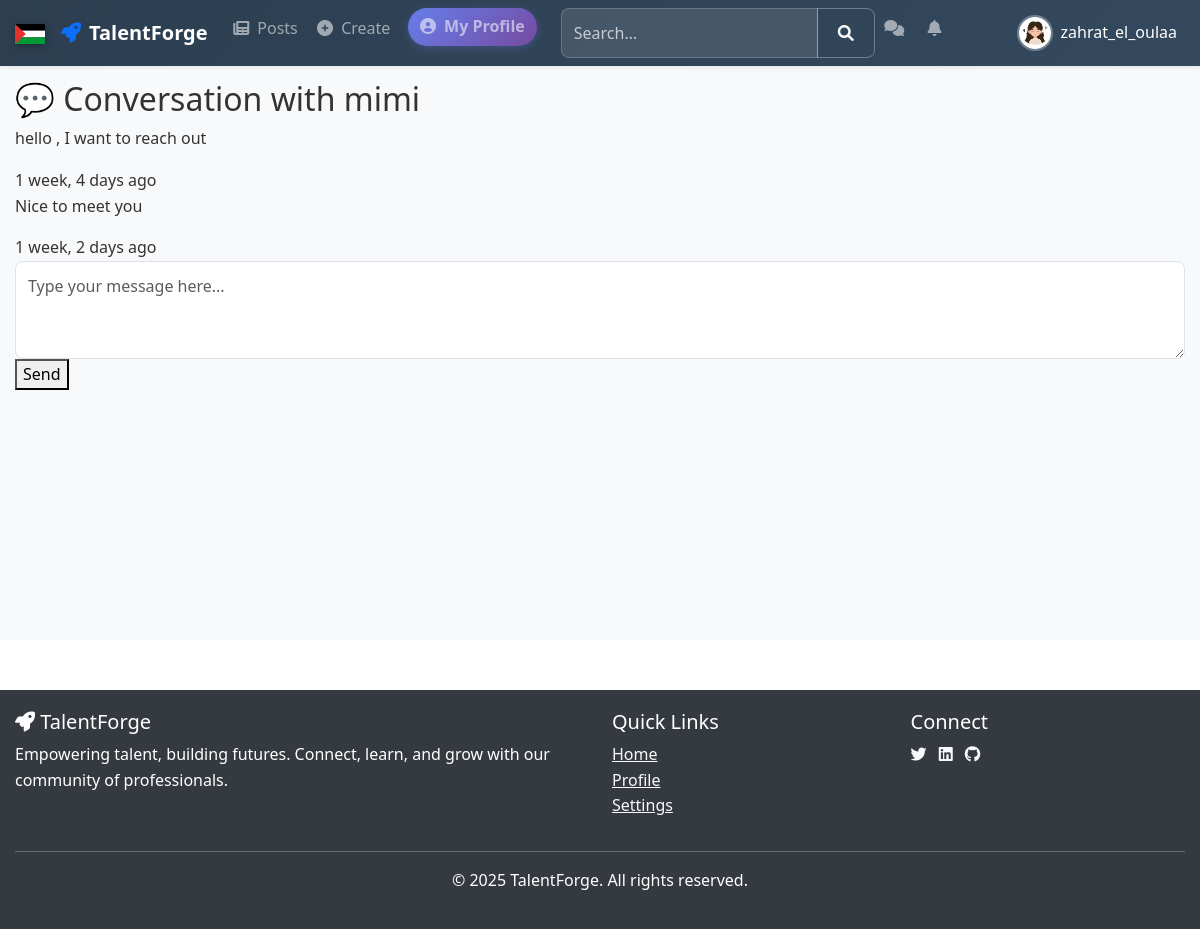
The app's page /posts/messages/mimi/ (signed in) with its own data.
### base/models.py (models this page shows, shortened)
class UserProfile(models.Model):
    user = models.OneToOneField(User, on_delete=models.CASCADE)
    bio = models.TextField(max_length=500, blank=True)
    location = models.CharField(max_length=100, blank=True)
    website = models.URLField(blank=True)
    profile_picture = models.ImageField(upload_to='profile_pictures/', blank=True, null=True)
    profile_picture_url = models.URLField(blank=True)
    created_at = models.DateTimeField(auto_now_add=True)
    updated_at = models.DateTimeField(auto_now=True)
    @property
    def get_profile_picture(self):
        if self.profile_picture:
            return self.profile_picture.url
        if self.profile_picture_url:
            return self.profile_picture_url
        return f'https://ui-avatars.com/api/?name={self.user.username}&background=007bff&color=fff&size=150&bold=true'

### posts/models.py (models this page shows, shortened)
class Message(models.Model):
    sender = models.ForeignKey(User, related_name='sent_messages', on_delete=models.CASCADE)
    receiver = models.ForeignKey(User, related_name='received_messages', on_delete=models.CASCADE)
    content = models.TextField()
    timestamp = models.DateTimeField(auto_now_add=True)
    is_read = models.BooleanField(default=False)
    class Meta:
        ordering = ['timestamp']

### posts/views.py (the view)
# urls.py: path('messages/<str:username>/', views.conversation_view, name='conversation'),
@login_required
def conversation_view(request, username):
    other_user = get_object_or_404(User, username=username)
    message_list = Message.objects.filter(
        Q(sender=request.user, receiver=other_user) |
        Q(sender=other_user, receiver=request.user)
    ).order_by('timestamp')
    Message.objects.filter(sender=other_user, receiver=request.user, is_read=False).update(is_read=True)
    if request.method == 'POST':
        form = MessageForm(request.POST)
        if form.is_valid():
            message = form.save(commit=False)
            message.sender = request.user
            message.receiver = other_user
            message.save()
            return redirect('posts:conversation', username=username)
    else:
        form = MessageForm()
    return render(request, 'posts/conversation.html', {
        'other_user': other_user,
        'message_list': message_list,
        'form': form
    })

### posts/forms.py
class MessageForm(forms.ModelForm):
    class Meta:
        model = Message
        fields = ['content']
        widgets = {
            'content': forms.Textarea(attrs={
                'rows': 3,
                'placeholder': 'Type your message here...',
                'class': 'form-control'
            })
        }

### posts/templates/posts/conversation.html (shortened to what this page needs)
{% extends 'base.html' %}
{% load static %}
{% block content %}
<div class="conversation-container">
    <div class="conversation-header">
        <h2>💬 Conversation with {{ other_user.username }}</h2>
    </div>
    <div class="messages-list">
        {% for message in message_list %}
            <div class="message {% if message.sender == request.user %}sent{% else %}received{% endif %}">
                <div class="message-content">
                    <p>{{ message.content }}</p>
                    <span class="message-time">{{ message.timestamp|timesince }} ago</span>
                </div>
            </div>
        {% empty %}
            <p class="no-messages">No messages yet. Start the conversation!</p>
        {% endfor %}
    </div>
    <div class="message-form">
        <form method="post">
            {{ form.content }}
            <button type="submit" class="nav-button">Send</button>
        </form>
    </div>
</div>
{% endblock %}

### templates/includes/navbar.html (shortened to what this page needs)
<nav class="navbar navbar-expand-lg navbar-dark bg-dark shadow-sm py-2 fixed-top">
    <div class="container">
        <div class="d-flex align-items-center">
            <div class="palestine-flag me-3" aria-label="Drapeau de la Palestine">
                <svg viewBox="0 0 36 24" width="30" height="20" aria-hidden="true">
                    <rect y="0" width="36" height="8" fill="#000"/>
                    <rect y="8" width="36" height="8" fill="#fff"/>
                    <rect y="16" width="36" height="8" fill="#009736"/>
                    <polygon points="0,0 13,12 0,24" fill="#e4312b"/>
                </svg>
            </div>
            <a class="navbar-brand fw-bold d-flex align-items-center" href="{% url 'base:home' %}">
                <i class="fas fa-rocket me-2 text-primary"></i> TalentForge
            </a>
        </div>
        <div class="collapse navbar-collapse" id="navbarNav">
            <ul class="navbar-nav me-auto mt-2 mt-lg-0">
                {% if user.is_authenticated %}
                <li class="nav-item">
                    <a class="nav-link" href="{% url 'posts:post_list' %}">
                        <i class="fas fa-newspaper me-1"></i> Posts
                    </a>
                </li>
                <li class="nav-item">
                    <a class="nav-link" href="{% url 'posts:post_create' %}">
                        <i class="fas fa-plus-circle me-1"></i> Create
                    </a>
                </li>
                <li class="nav-item">
                    <a class="nav-link quick-profile-link" href="/posts/profile/{{ user.username }}/">
                        <i class="fas fa-user-circle me-1"></i> My Profile
                    </a>
                </li>
                <li class="nav-item d-flex align-items-center">
                    <form class="d-flex ms-lg-3 my-2 my-lg-0 search-navbar" method="GET"
                          action="{% url 'posts:search' %}">
                        <div class="input-group">
                            <input type="text" name="q" class="form-control"
                                   placeholder="Search…" value="{{ request.GET.q|default:'' }}">
                            <button class="btn btn-outline-light" type="submit">
                                <i class="fas fa-search"></i>
                            </button>
                        </div>
                    </form>
                </li>
                <li class="nav-item">
                    <a class="nav-link" href="{% url 'posts:messages' %}">
                        <i class="fas fa-comments me-1"></i>
                    </a>
                </li>
                <li class="nav-item">
                    <a class="nav-link" href="{% url 'posts:notifications' %}">
                        <i class="fas fa-bell me-1"></i>
                    </a>
                </li>
                {% endif %}
            </ul>
            <ul class="navbar-nav">
                {% if user.is_authenticated %}
<li class="nav-item dropdown">
    <a
       href="#"
       data-bs-toggle="dropdown"
       aria-expanded="false"
       style="display: flex; align-items: center; gap: 8px; padding: 4px 8px; border-radius: 6px; text-decoration: none; color: white;">
        <div class="user-avatar-container">
            {% if user.userprofile.get_profile_picture %}
                <div style="width: 36px; height: 36px; border-radius: 50%; overflow: hidden; border: 2px solid rgba(255,255,255,0.3);">
                    <img src="{{ user.userprofile.get_profile_picture }}"
                         alt="{{ user.username }}"
                         style="width: 100%; height: 100%; object-fit: cover; display: block;">
                </div>
            {% endif %}
        </div>
        <span class="username-text">{{ user.username }}</span>
    </a>
                </li>
                {% endif %}
            </ul>
        </div>
    </div>
</nav>

### static/css/main.css (style rules this page uses)
:root { --bg-color: #ffffff; --text-color: #333333; --card-bg: #ffffff; --border-color: #dee2e6; --shadow-color: rgba(0, 0, 0, 0.1); --footer-bg: #343a40; --footer-text: #ffffff; --primary-gradient: linear-gradient(135deg, #667eea 0%, #764ba2 100%); --success-color: #28a745; --danger-color: #dc3545; --warning-color: #ffc107; --info-color: #17a2b8; }
* { box-sizing: border-box; }
body { background-color: var(--bg-color); color: var(--text-color); font-family: 'Segoe UI', Tahoma, Geneva, Verdana, sans-serif; line-height: 1.6; margin: 0; padding: 0; transition: background-color 0.3s ease, color 0.3s ease; }
.container { max-width: 1200px; margin: 0 auto; padding: 0 15px; }
.dropdown { position: relative; display: inline-block; }
.form-control { padding: 10px; border: 1px solid #ddd; border-radius: 5px; }
.btn { border-radius: 5px; padding: 10px 20px; font-weight: 500; transition: all 0.3s ease; }
.form-control { background: var(--bg-color); border: 1px solid var(--border-color); color: var(--text-color); border-radius: 8px; padding: 0.75rem; }

### templates/includes/navbar.html (style rules this page uses)
.navbar { z-index: 1030; background: linear-gradient(135deg, #2c3e50 0%, #34495e 100%) !important; }
.navbar-nav .nav-item .nav-link { padding-left: 0.6rem; padding-right: 0.6rem; font-size: 16px; transition: all 0.3s ease; border-radius: 6px; }
.quick-profile-link { background: linear-gradient(135deg, #667eea 0%, #764ba2 100%) !important; margin: 0 8px; padding: 6px 12px !important; border-radius: 20px !important; font-weight: 600; box-shadow: 0 2px 8px rgba(102, 126, 234, 0.3); transition: all 0.3s ease !important; }
.user-avatar-container { display: flex; align-items: center; }
.username-text { font-weight: 500; color: white; }
.navbar .input-group { min-width: 250px; }
.navbar .form-control { background-color: rgba(255, 255, 255, 0.1); border: 1px solid rgba(255, 255, 255, 0.2); color: white; border-radius: 8px; }
.navbar .form-control::placeholder { color: rgba(255, 255, 255, 0.7); }
.navbar .btn-outline-light { border-color: rgba(255, 255, 255, 0.3); border-radius: 8px; }
.palestine-flag { cursor: pointer; position: relative; display: inline-block; animation: wave 3s ease-in-out infinite; will-change: transform; filter: drop-shadow(0 2px 3px rgba(0,0,0,0.3)); }
.palestine-flag::after { content: "Viva Palestina"; position: absolute; bottom: -35px; left: 50%; transform: translateX(-50%); background: rgba(0, 0, 0, 0.8); color: white; padding: 4px 10px; border-radius: 4px; font-size: 12px; font-weight: bold; white-space: nowrap; opacity: 0; transition: opacity 0.3s; pointer-events: none; z-index: 9999; }

### records on screen
Message: content "hello , I want to reach out", timestamp "1 week, 4 days"
Message: content "Nice to meet you", timestamp "1 week, 2 days"

### other values on screen
{{ user.username }} "zahrat_el_oulaa"
{{ other_user.username }} "mimi"
